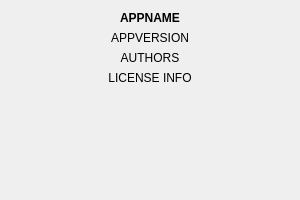
<?xml version="1.0" encoding="UTF-8"?>
<ui version="4.0">
 <class>About</class>
 <widget class="QWidget" name="About">
  <property name="geometry">
   <rect>
    <x>0</x>
    <y>0</y>
    <width>300</width>
    <height>200</height>
   </rect>
  </property>
  <property name="sizePolicy">
   <sizepolicy hsizetype="Minimum" vsizetype="Minimum">
    <horstretch>0</horstretch>
    <verstretch>0</verstretch>
   </sizepolicy>
  </property>
  <property name="minimumSize">
   <size>
    <width>280</width>
    <height>150</height>
   </size>
  </property>
  <property name="maximumSize">
   <size>
    <width>300</width>
    <height>206</height>
   </size>
  </property>
  <property name="baseSize">
   <size>
    <width>0</width>
    <height>0</height>
   </size>
  </property>
  <property name="windowTitle">
   <string>Form</string>
  </property>
  <layout class="QVBoxLayout" name="verticalLayout_2">
   <item>
    <layout class="QVBoxLayout" name="verticalLayout">
     <item>
      <widget class="QLabel" name="label_APPNAME">
       <property name="font">
        <font>
         <weight>75</weight>
         <bold>true</bold>
        </font>
       </property>
       <property name="text">
        <string>APPNAME</string>
       </property>
       <property name="textFormat">
        <enum>Qt::PlainText</enum>
       </property>
       <property name="alignment">
        <set>Qt::AlignCenter</set>
       </property>
       <property name="wordWrap">
        <bool>true</bool>
       </property>
      </widget>
     </item>
     <item>
      <widget class="QLabel" name="label_APPVER">
       <property name="text">
        <string>APPVERSION</string>
       </property>
       <property name="alignment">
        <set>Qt::AlignCenter</set>
       </property>
       <property name="wordWrap">
        <bool>true</bool>
       </property>
      </widget>
     </item>
     <item>
      <widget class="QLabel" name="label_AUTHORS">
       <property name="text">
        <string>AUTHORS</string>
       </property>
       <property name="alignment">
        <set>Qt::AlignCenter</set>
       </property>
       <property name="wordWrap">
        <bool>true</bool>
       </property>
      </widget>
     </item>
     <item>
      <widget class="QLabel" name="label_LICENSE">
       <property name="sizePolicy">
        <sizepolicy hsizetype="Preferred" vsizetype="Expanding">
         <horstretch>0</horstretch>
         <verstretch>0</verstretch>
        </sizepolicy>
       </property>
       <property name="minimumSize">
        <size>
         <width>0</width>
         <height>100</height>
        </size>
       </property>
       <property name="text">
        <string>LICENSE INFO</string>
       </property>
       <property name="alignment">
        <set>Qt::AlignHCenter|Qt::AlignTop</set>
       </property>
       <property name="wordWrap">
        <bool>true</bool>
       </property>
      </widget>
     </item>
     <item>
      <spacer name="verticalSpacer">
       <property name="orientation">
        <enum>Qt::Vertical</enum>
       </property>
       <property name="sizeHint" stdset="0">
        <size>
         <width>20</width>
         <height>40</height>
        </size>
       </property>
      </spacer>
     </item>
    </layout>
   </item>
  </layout>
 </widget>
 <resources/>
 <connections/>
</ui>
